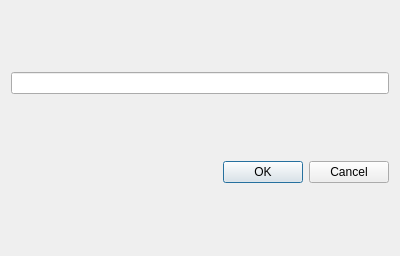
<?xml version="1.0" encoding="UTF-8"?>
<ui version="4.0">
 <class>ValueInputDlg</class>
 <widget class="QDialog" name="ValueInputDlg">
  <property name="geometry">
   <rect>
    <x>0</x>
    <y>0</y>
    <width>400</width>
    <height>256</height>
   </rect>
  </property>
  <property name="windowTitle">
   <string>ValueInputDlg</string>
  </property>
  <layout class="QVBoxLayout" name="verticalLayout">
   <item>
    <widget class="QLineEdit" name="lineEdit"/>
   </item>
   <item>
    <widget class="QDialogButtonBox" name="buttonBox">
     <property name="standardButtons">
      <set>QDialogButtonBox::Cancel|QDialogButtonBox::Ok</set>
     </property>
    </widget>
   </item>
  </layout>
 </widget>
 <layoutdefault spacing="6" margin="11"/>
 <resources/>
 <connections/>
</ui>
